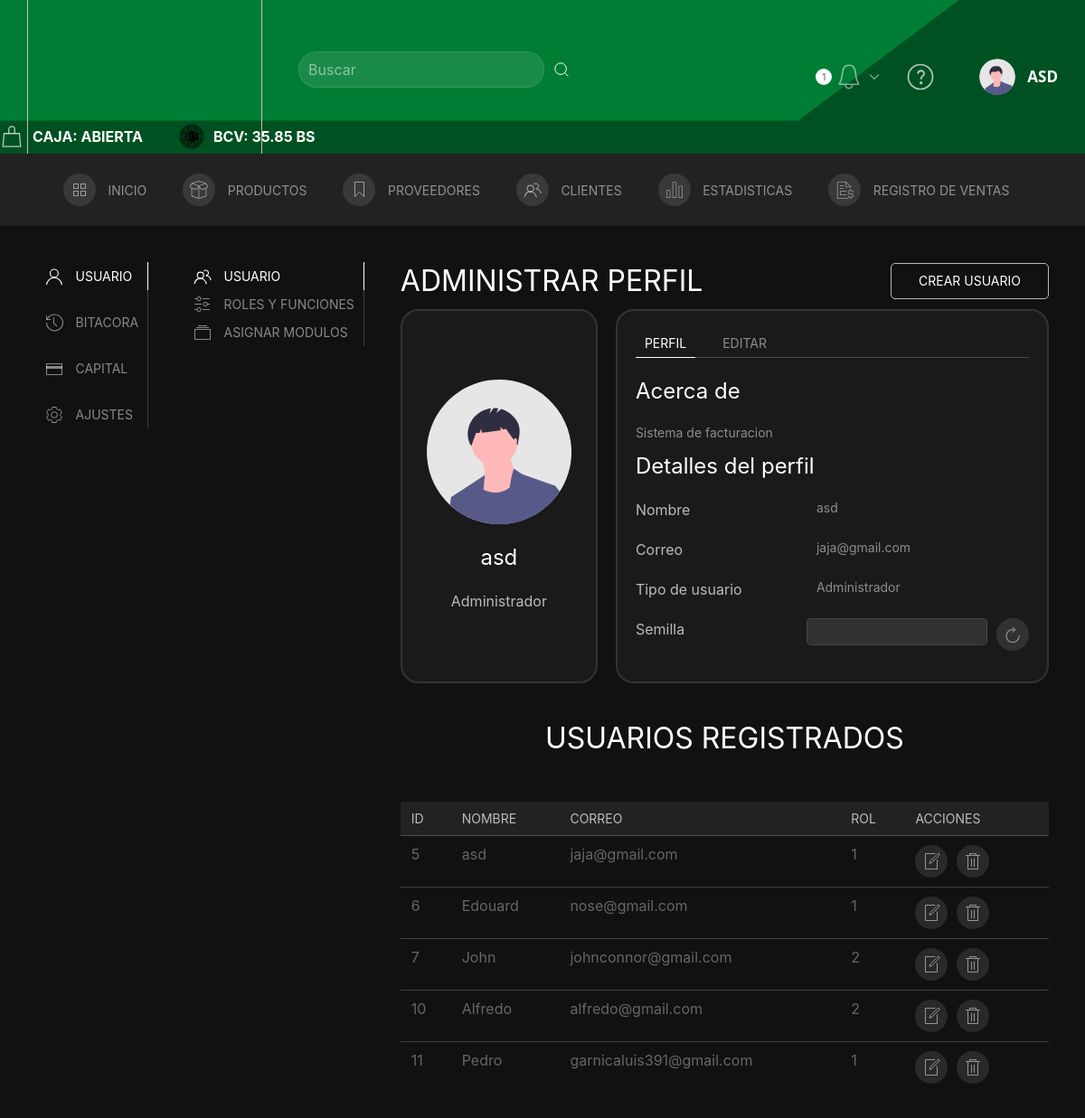
Page /Administrar_perfil (signed in) on the committed database.
### tables this page shows
CREATE TABLE `usuarios` (
  `id` int(11) NOT NULL,
  `nombre` varchar(50) NOT NULL,
  `correo` varchar(45) NOT NULL,
  `hash` text NOT NULL,
  `rol` int(11) NOT NULL DEFAULT 3,
  `active` tinyint(4) NOT NULL DEFAULT 1,
  `semilla` varchar(45) NOT NULL
);

### Controller/C_perfil.php (called while the page is built, shortened)
<?php
    require('../Model/Conexion.php');
    require("../Model/Usuarios.php");
    $result = new Usuario();
    $result = $result->search();
    $tu = new Usuario(id:$_SESSION['user_id']);
    $tu = $tu->search()[0];
    include('../View/perfil.php');
?>

### Model/Conexion.php (called while the page is built, shortened)
<?php
    class DB {
        function __construct() {
            $this->conn = new PDO("mysql:host=localhost;dbname=proyecto_3","root","12345");
        }
    }
?>

### Model/Usuarios.php (called while the page is built, shortened)
<?php
    class Usuario extends DB{
        private $id;
        function __construct($id=null, $nombre=null,$correo=null,$hash=null,$rol=null,$semilla=null){
            $this->id = $id;
            $this->correo = $correo;
        }
        function search($n=0,$limite=9){
            $query = "SELECT * FROM usuarios WHERE active=1";
			$lista = [];
            if ($this->id){
            	array_push($lista,'id');
            }
            if ($lista) {
            	foreach ($lista as $e){
            		$query .= ' AND '.$e.'=:'.$e;
            	}
            }
            $n = $n*$limite;
            $query = $query . " LIMIT :l OFFSET :n";
            $consulta = $this->conn->prepare($query);
            $consulta->bindParam(':l',$limite, PDO::PARAM_INT);
            $consulta->bindParam(':n',$n, PDO::PARAM_INT);
            if ($this->id != null){
                $consulta->bindParam(':id',$this->id, PDO::PARAM_INT);
            }
            $consulta->execute();
            return $consulta->fetchAll();
        }
}
?>

### View/complementos/tabla_usuario.php (the view, shortened to what this page needs)
<?php
echo '
<tr>
    <td>'.$row['id'].'</td>
    <td>'.$row['nombre'].'</td>
    <td>'.$row['correo'].'</td>
    <td>'.$row['rol'].'</td>
    <td class="uk-flex">
        <a href="#Update_user'.$row['id'].'" uk-toggle uk-tooltip="title:Editar; delay: 500" class="uk-icon-button uk-margin-small-right" type="button" style=" border: none; cursor: pointer;">
            <span uk-icon="icon: file-edit"></span>
        </a>
        <a href="#eliminar_user'.$row['id'].'" uk-toggle class="uk-icon-button uk-margin-small-right" uk-tooltip="title:Eliminar; delay: 500" type="button" style=" border: none; cursor: pointer;" type="button">
            <span uk-icon="icon: trash"></span>
        </a>
    </td>
</tr>
<div id="Update_user'.$row['id'].'" uk-modal>
                <input type=number value="'.$row['id'].'" name="ID" style="display:none">
                    <input class="uk-input" type="text" placeholder="Nombre" value="'.$row['nombre'].'" aria-label="100" name="nombre" pattern="^[A-Z][A-Za-z0-9]{2,20}$" required>
                    '.$row[''].'
                        <option value="'.$row['rol'].'" selected>Rol Actual</option>
                <input type="submit" id="modificar'.$row['id'].'" style="display:none">
            <label class="uk-button uk-button-secondary" for="modificar'.$row['id'].'" >Aceptar</label>
</div>
<div id="eliminar_user'.$row['id'].'" uk-modal>
                <input type=number value="'.$row['id'].'" name="ID" style="display:none">
                <input type="submit" id="eliminar'.$row['id'].'" style="display:none">
            <label class="uk-button uk-button-secondary" type="submit" for="eliminar'.$row['id'].'">Aceptar</label>
</div>
';
?>

### View/perfil.php (shortened to what this page needs)
<?php require("../View/complementos/header.php"); ?>
<main class="Bg-Main-home2 uk-padding uk-light">
    <div class="uk-child-width-1-1@s" uk-grid>
        <div>
            <div uk-grid>
                <div class="uk-width-auto@m">
                    <ul class="uk-tab-left" uk-tab="connect: #component-tab-left; animation: uk-animation-fade">
                        <li style="padding-bottom: 20px;">
                            <a href="#">
                                <span class="uk-margin-small-right" uk-icon="user"></span> USUARIO
                            </a>
                        </li>
                        <li style="padding-bottom: 20px;">
                            <a href="#">
                                <span class="uk-margin-small-right" uk-icon="history"></span> BITACORA
                            </a>
                        </li>
                        <?php if ($_SESSION['rol'] == 'Administrador') { ?>
                            <li style="padding-bottom: 20px;">
                                <a href="#">
                                    <span class="uk-margin-small-right" uk-icon="credit-card"></span>CAPITAL
                                </a>
                            </li>
                            <li>
                                <a href="#">
                                    <span class="uk-margin-small-right" uk-icon="cog"></span>AJUSTES
                                </a>
                            </li>
                        <?php }; ?>
                    </ul>
                </div>
                <div class="uk-width-expand@m">
                    <div id="component-tab-left" class="uk-switcher">
                        <div>
                            <div class="uk-child-width-1-1@s" uk-grid>
                                <div>
                                    <div uk-grid>
                                        <div class="uk-width-auto@m">
                                            <ul class="uk-tab-left" uk-tab="connect: #component-tab-user; animation: uk-animation-fade">
                                                <li>
                                                    <a href="#">
                                                        <span class="uk-margin-small-right" uk-icon="users"></span>USUARIO
                                                    </a>
                                                </li>
                                                <li>
                                                    <a href="#">
                                                        <span class="uk-margin-small-right" uk-icon="settings"></span>ROLES Y FUNCIONES
                                                    </a>
                                                </li>
                                                <li>
                                                    <a href="#">
                                                        <span class="uk-margin-small-right" uk-icon="album"></span>ASIGNAR MODULOS
                                                    </a>
                                                </li>
                                            </ul>
                                        </div>
                                        <div class="uk-width-expand@m">
                                            <div id="component-tab-user" class="uk-switcher">
                                                <li>
                                                    <?php if ($_SESSION['rol'] == 'Administrador') { ?>
                                                        <div>
                                                            <div>
                                                                <div class="uk-flex uk-flex-middle uk-flex-between uk-flex-wrap uk-margin-small-bottom uk-light">
                                                                    <h2 class="uk-margin-remove">ADMINISTRAR PERFIL</h2>
                                                                    <div class="newUser uk-flex">
                                                                        <a href="#register_user" uk-toggle class="uk-button uk-button-default uk-flex uk-flex-middle uk-border-rounded">
                                                                            <p class="uk-margin-remove">CREAR USUARIO</p>
                                                                        </a>
                                                                    </div>
                                                                </div>
                                                            </div>
                                                        </div>
                                                    <?php }; ?>
                                                    <section class="container-item_profile uk-flex">
                                                        <div class="item_profile-target">
                                                            <div class="uk-margin">
                                                                <img width="160px" src="static/images/undraw_profile.svg" alt="">
                                                            </div>
                                                            <div>
                                                                <h3 class="uk-text-center "><?php echo $_SESSION['user_name']; ?></h3>
                                                                <p class="uk-text-center uk-margin-remove-bottom"><?php echo $_SESSION['rol']; ?></p>
                                                            </div>
                                                        </div>
                                                        <div class="item_profile-target-2">
                                                            <ul class="switcherEdit" uk-tab uk-switcher>
                                                                <li><a href="#">Perfil</a></li>
                                                                <li><a href="#">Editar</a></li>
                                                            </ul>
                                                            <ul class="uk-switcher uk-margin">
                                                                <li>
                                                                    <h3>Acerca de</h3>
                                                                    <p class="uk-article-meta uk-margin-small">Sistema de facturacion</p>
                                                                    <div>
                                                                        <h3>Detalles del perfil</h3>
                                                                        <div class="uk-flex">
                                                                            <p class="item-profile">Nombre </p><span class="uk-article-meta"> <?php echo $tu['nombre']; ?></span>
                                                                        </div>
                                                                        <?php
                                                                        echo '
                                                    <div class="uk-flex">
                                                        <p class="item-profile">Correo</p><span class="uk-article-meta">' . $tu['correo'] . '</span>
                                                    </div>
                                                    <div class="uk-flex">
                                                        <p class="item-profile uk-margin-remove-bottom">Tipo de usuario</p>
                                                        <span class="uk-article-meta">' . $_SESSION['rol'] . '</span>
                                                    </div>';
                                                                        ?>
                                                                        <div class="uk-flex uk-margin-top">
                                                                            <p class="item-profile">Semilla</p>
                                                                            <span class="uk-article-meta uk-flex">
                                                                                <input class="uk-input uk-form-small uk-form-width-medium uk-border-rounded input-seed" type="text">
                                                                                <a class="uk-icon-button uk-margin-small-left btn-generate" uk-icon="refresh" uk-tooltip="Generar"></a>
                                                                            </span>
                                                                        </div>
                                                                    </div>
                                                                </li>
                                                            </ul>
                                                        </div>
                                                    </section>
                                                    <?php if ($_SESSION['rol'] == 'Administrador') { ?>
                                                        <section>
                                                            <div class="uk-flex uk-flex-center uk-margin-medium-top">
                                                                <h2>USUARIOS REGISTRADOS</h2>
                                                            </div>
                                                            <div class="uk-overflow-auto uk-light uk-margin-small-top">
                                                                <table class="uk-table uk-table-small uk-table-divider uk-table-hover">
                                                                    <thead class="uk-background-secondary">
                                                                        <tr>
                                                                            <th>ID</th>
                                                                            <th>Nombre</th>
                                                                            <th>Correo</th>
                                                                            <th>Rol</th>
                                                                            <th>Acciones</th>
                                                                        </tr>
                                                                    </thead>
                                                                    <tbody>
                                                                        <?php
                                                                        for ($i = 0; $i < count($result); $i++) {
                                                                            $row = $result[$i];
                                                                            require('complementos/tabla_usuario.php');
                                                                        }
                                                                        ?>
                                                                    </tbody>
                                                                </table>
                                                            </div>
                                                        </section>
                                                    <?php }; ?>
                                                </li>
                                            </div>
                                        </div>
                                    </div>
                                </div>
                            </div>
                        </div>
                    </div>
                </div>
            </div>
        </div>
    </div>
</main>
</body>
</html>

### rows in the picture
usuarios: nombre "asd", correo "jaja@gmail.com", id "5", rol "1"
usuarios: id "6", nombre "Edouard", correo "nose@gmail.com", rol "1"
usuarios: id "7", nombre "John", correo "johnconnor@gmail.com", rol "2"
usuarios: id "10", nombre "Alfredo", correo "alfredo@gmail.com", rol "2"
usuarios: id "11", nombre "Pedro", correo "garnicaluis391@gmail.com", rol "1"

### other values in the picture
$_SESSION['user_name'] "ASD"
$_SESSION['user_name'] "asd"
$_SESSION['rol'] "Administrador"
